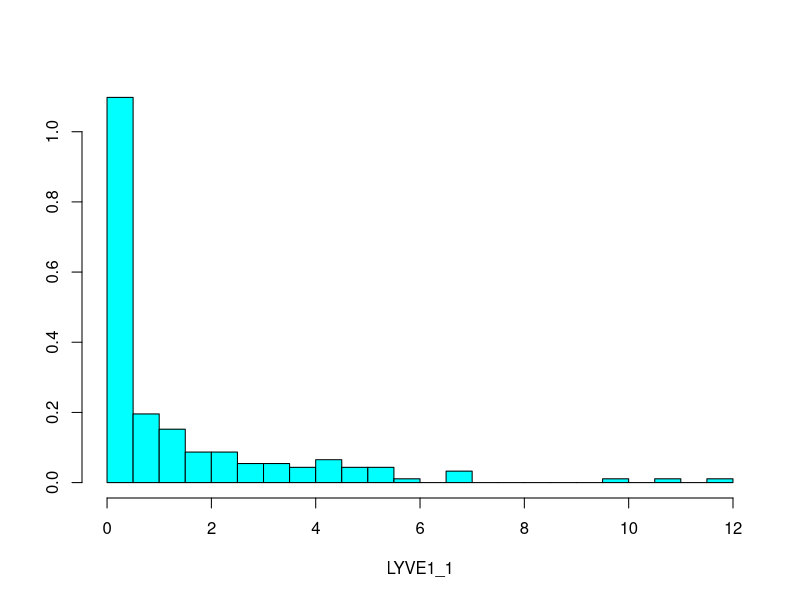
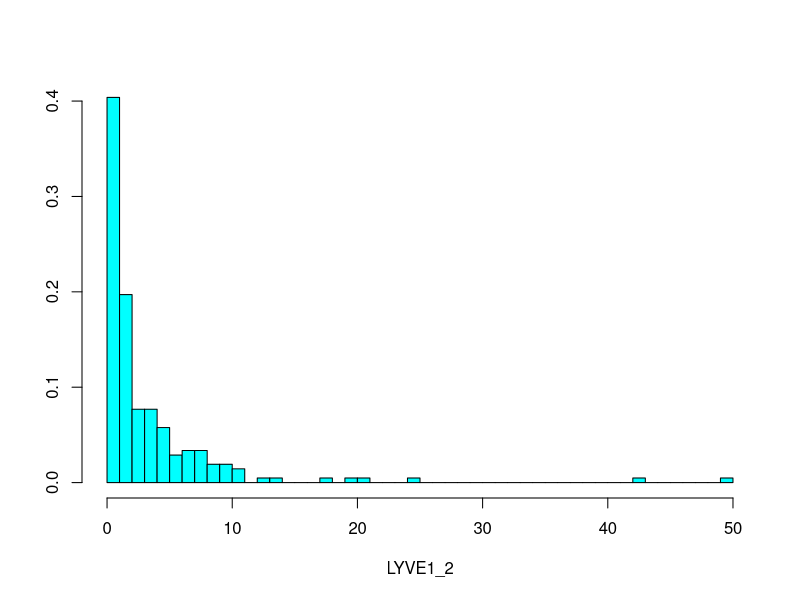
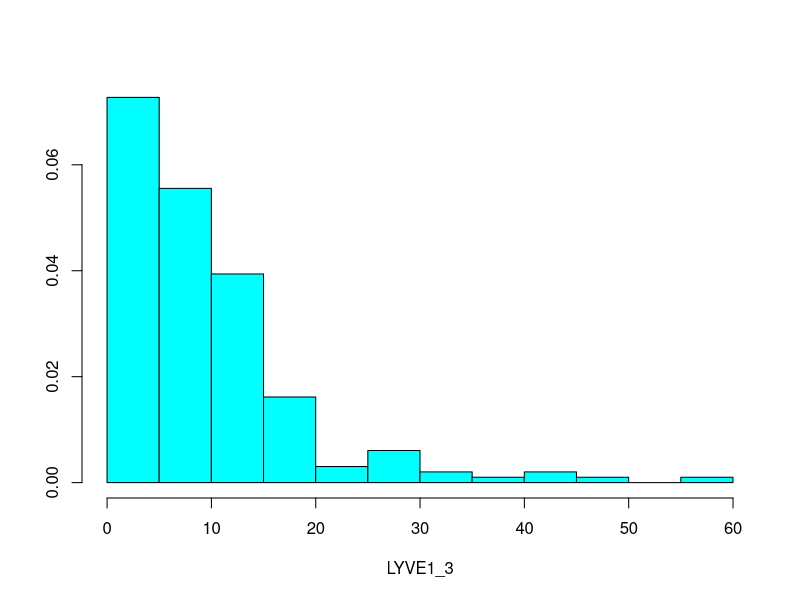
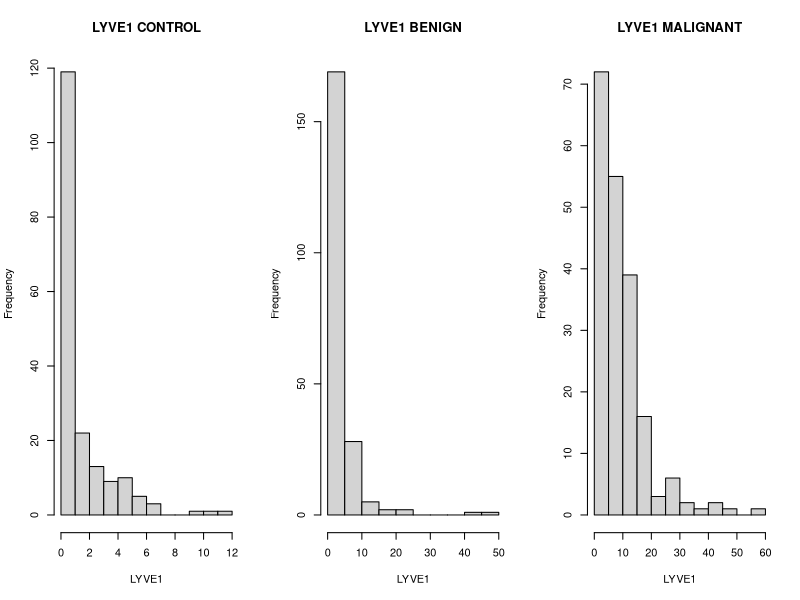
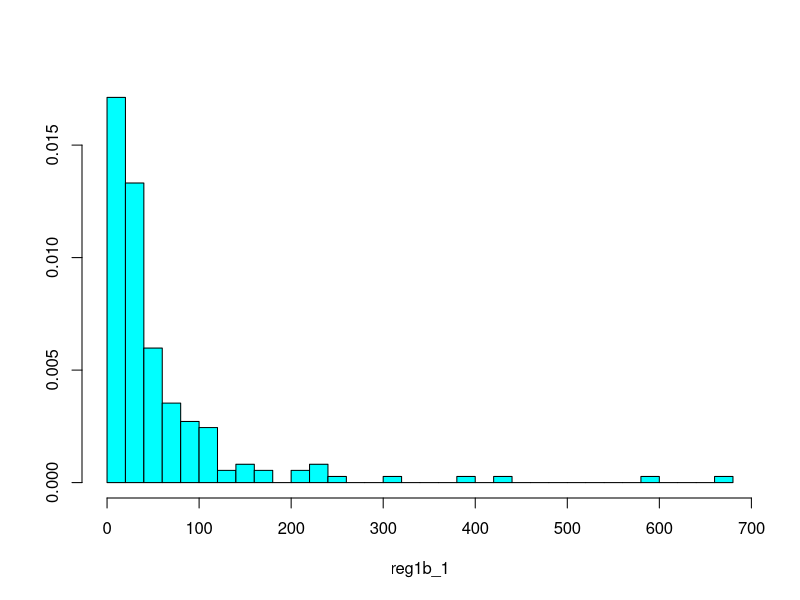
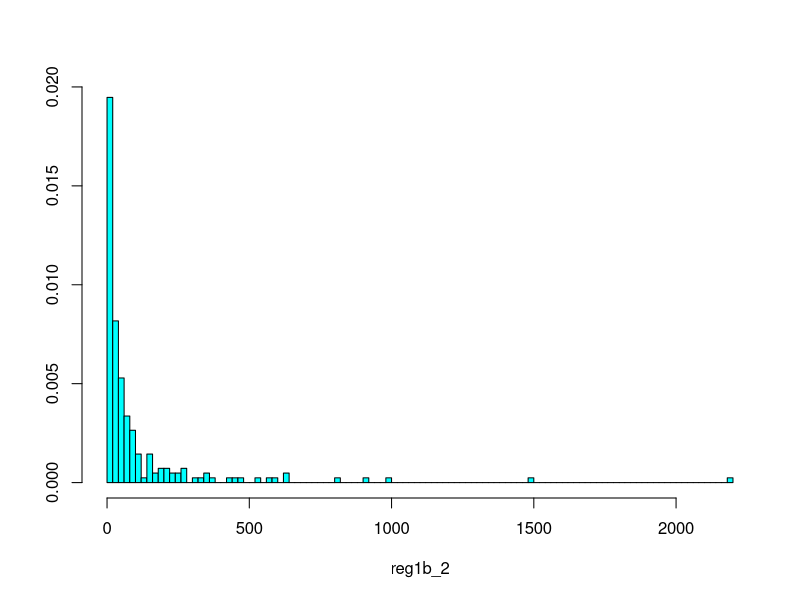
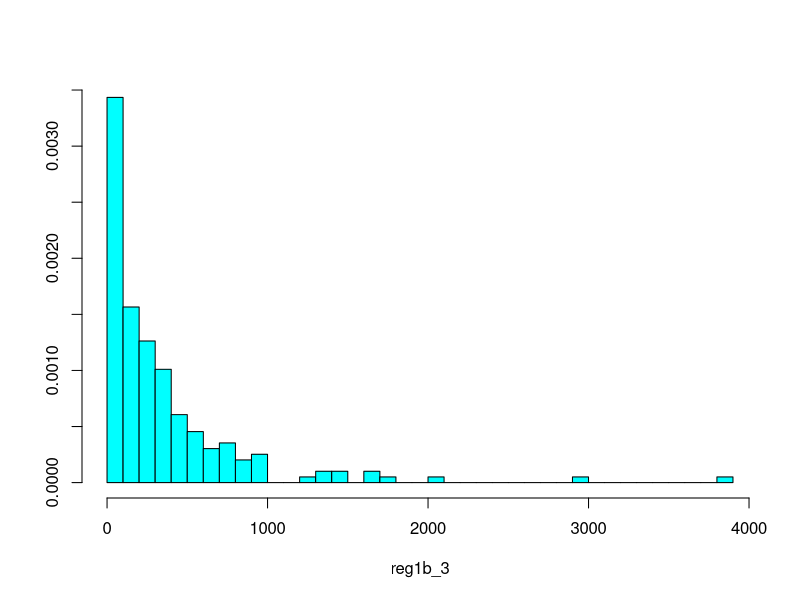
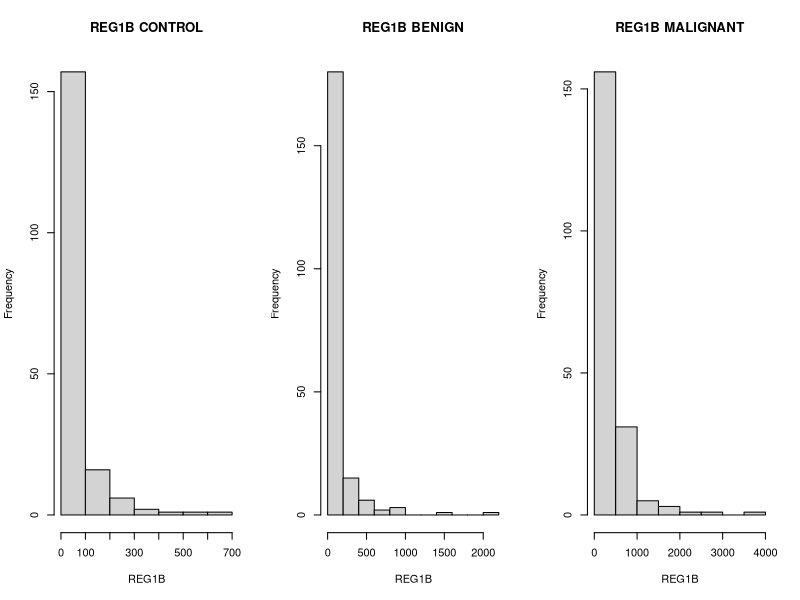

The R source for these figures, in order:
# Summarizing data and descriptive analysis
# For each of the 3 biomarkers: mean, median, quantiles, variance, standard deviation,range,interqaurtile range, histogram (dati numerici continui)
# questi calcoli vanno fatti per diagnosi
#Histogram da definire... 

##TROVATE I DATI GIA' NORMALIZZATI NELLE RISPETTIVE COLONNE FILE EXCEL
#La normalizzazione dei dati dei biomarcatori urinari per l'adenocarcinoma duttale pancreatico (PDAC) rispetto alla creatinina è un passaggio fondamentale per correggere la naturale variabilità della concentrazione delle urine tra i pazienti e nei diversi momenti della giornata. [1, 2]
#Senza questo processo, i test di screening o diagnosi precoce basati su pannelli urinari (come il noto pannello a tre biomarcatori LYVE1, REG1B e TFF1) produrrebbero falsi positivi o falsi negativi dovuti semplicemente a quanto il paziente ha bevuto. [1, 2])

options(scipen = 999)
#Ragazzi mi raccomando una volta che scrivete,usatae funzioni o quelloche volete COMMENTATE!!! il codice che avete fatto
#anche ragionamenti e step per arrivare alla funzione usata o altro (so che non ha senso per ora, ma è buona prassi)


#### Importing the dataset ####
###Download il file R dalla repository e inseriscilo nella tua cartella di lavoro
###In R, vai su SESSION > SET WORKING DIRECTORY > CHOOSE DIRECTORY > SELEZIONA LA TUA CARTELLA DI LAVORO 
###The following code should work anche per voi, basta che settate la vostra working directory come sopra :)

#install.packages("readxl")
#install.packages("dplyr")
library(dplyr)
library(readxl)

dataset = read_xlsx("dataset_stats.xlsx")[1:8] #dataset scremato (senza age e sex)
#this is the complete raw dataset (filtering from excel does not hold when you import the file)

##important to state we are dealing with NUMBERS
dataset$LYVE1 <- as.numeric(dataset$LYVE1)
dataset$creatinine <- as.numeric(dataset$creatinine)
dataset$REG1B <- as.numeric(dataset$REG1B)
dataset$TFF1 <- as.numeric(dataset$TFF1)


##Creating columns for normalised values
dataset$LYVE1_Norm <- dataset$LYVE1 / dataset$creatinine
dataset$REG1B_Norm <- dataset$REG1B / dataset$creatinine
dataset$TFF1_Norm <- dataset$TFF1 / dataset$creatinine

#check if there are NA values in the dataset (should be handled carefully)
anyNA(dataset) #FALSE, (luckily) there are no NAs in the dataset


#### EXPLORATIVE ANALYSIS ####

#### LYVE1 ####
# Description an analysis of: LYVE1

LYVE1_1 = dataset$LYVE1_Norm[dataset$diagnosis == 1]
LYVE1_2 = dataset$LYVE1_Norm[dataset$diagnosis == 2]
LYVE1_3 = dataset$LYVE1_Norm[dataset$diagnosis == 3]

summary(LYVE1_1)
summary(LYVE1_2)
summary(LYVE1_3)

# MEAN 
LYVE1_m1 = mean(LYVE1_1) # 1.298312 mean diagnosis 1
LYVE1_m2 = mean(LYVE1_2) # 3.211062 mean diagnosis 2
LYVE1_m3 = mean(LYVE1_3) # 9.488336 mean diagnosis 3

#MEDIAN
LYVE1_med1 = median(LYVE1_1) # 0.249782 median diagnosis 1
LYVE1_med2 = median(LYVE1_2) # 1.516199 median diagnosis 2
LYVE1_med3 = median(LYVE1_3) # 6.998147 median diagnosis 3

#QUANTILES
LYVE1_q1 = quantile(LYVE1_1) # quantiles diagnosis 1
LYVE1_q1
LYVE1_q2 = quantile(LYVE1_2) # quantiles diagnosis 2
LYVE1_q2
LYVE1_q3 = quantile(LYVE1_3) # quantiles diagnosis 3
LYVE1_q3

#VARIANCE
LYVE1_var1 = var(LYVE1_1) # 4.208431
LYVE1_var2 = var(LYVE1_2) # 32.360116
LYVE1_var3 = var(LYVE1_3) # 78.764954

#STANDARD DEVIATION 
LYVE1_sd1 = sd(LYVE1_1) # 2.051446 sd diagnosis 1
LYVE1_sd2 = sd(LYVE1_2) # 5.688595 sd diagnosis 2
LYVE1_sd3 = sd(LYVE1_3) # 8.874962 sd diagnosis 3

#INTERQUANTILE RANGE
LYVE1_iqr1 = IQR(LYVE1_1) # 1.720555 iqr diagnosis 1
LYVE1_iqr2 = IQR(LYVE1_2) # 3.592694 iqr diagnosis 2
LYVE1_iqr3 = IQR(LYVE1_3) # 9.532367 iqr diagnosis 3

#HISTOGRAMS
library(MASS)
truehist(LYVE1_1, nbins = "FD") 
truehist(LYVE1_2, nbins = "FD")
truehist(LYVE1_3, nbins = "FD")

par(mfrow = c(1,3))
hist(LYVE1_1, xlab = 'LYVE1', main = 'LYVE1 CONTROL')
hist(LYVE1_2, xlab = 'LYVE1', main = 'LYVE1 BENIGN')
hist(LYVE1_3, xlab = 'LYVE1', main = 'LYVE1 MALIGNANT')
dev.off()



#### REG1B ####
# Description an analysis of: REG1B
reg1b_1 = dataset$REG1B_Norm[dataset$diagnosis == 1] #reg1b normalised values for DIAGNOSIS 1
reg1b_2 = dataset$REG1B_Norm[dataset$diagnosis == 2] #reg1b normalised values for DIAGNOSIS 2
reg1b_3 = dataset$REG1B_Norm[dataset$diagnosis == 3] #reg1b normalised values for DIAGNOSIS 3

summary (reg1b_1)
summary (reg1b_2)
summary (reg1b_3)

# MEAN 
reg1b_m1 = mean (reg1b_1) #58.20542 mean DIAGNOSIS 1
reg1b_m2 = mean (reg1b_2) #106.6098 mean DIAGNOSIS 2
reg1b_m3 = mean (reg1b_3) #347.027 mean DIAGNOSIS 3

#MEDIAN
reg1b_med1 = median (reg1b_1) #28.82848 median DIAGNOSIS 1
reg1b_med2 = median (reg1b_2) #34.59517 median DIAGNOSIS 2
reg1b_med3 = median (reg1b_3) #199.3209 median DIAGNOSIS 3

#QUANTILES
reg1b_q1 = quantile(reg1b_1) #quantiles DIAGNOSIS 1
reg1b_q1
reg1b_q2 = quantile(reg1b_2) #quantiles DIAGNOSIS 2
reg1b_q2
reg1b_q3 = quantile (reg1b_3) #quantiles DIAGNOSIS 3
reg1b_q3

#VARIANCE
reg1b_var1 = var(reg1b_1) #7822.783 variance DIAGNOSIS 1
reg1b_var2 = var(reg1b_2) #54634.88 variance DIAGNOSIS 2
reg1b_var3 = var(reg1b_3) #231549 variance DIAGNOSIS 3

#STANDARD DEVIATION 
reg1b_sd1 = sqrt(reg1b_var1) #notice: it is THE SAME as sd(reg1b_1) #88.4465 SD DIAGNOSIS 1
reg1b_sd2 = sqrt(reg1b_var2) #233.741 SD DIAGNOSIS 2
reg1b_sd3 = sqrt(reg1b_var3) #481.1954 SD DIAGNOSIS 3

#INTERQUANTILE RANGE
reg1b_iqr1 = IQR(reg1b_1) #55.63396 IQR DIAGNOSIS 1
reg1b_iqr2 = IQR(reg1b_2) #79.95126 IQR DIAGNOSIS 2
reg1b_iqr3 = IQR(reg1b_3) #372.642 IQR DIAGNOSIS 3

#HISTOGRAMS
library(MASS)
truehist(reg1b_1, nbins = "FD") #FD sta per Freedman-Diaconis, una regola per scegliere automaticamente la larghezza delle barre (bin width) di un istogramma.
truehist(reg1b_2, nbins = "FD")
truehist(reg1b_3, nbins = "FD")

par(mfrow = c(1,3))
hist(reg1b_1, xlab = 'REG1B', main = 'REG1B CONTROL')

hist(reg1b_2, xlab = 'REG1B', main = 'REG1B BENIGN')
hist(reg1b_3, xlab = 'REG1B', main = 'REG1B MALIGNANT')
dev.off()


#### TFF1 ####
# Description an analysis of: TFF1
TFF1_1 = dataset$TFF1_Norm[dataset$diagnosis == 1]
TFF1_2 = dataset$TFF1_Norm[dataset$diagnosis == 2]
TFF1_3 = dataset$TFF1_Norm[dataset$diagnosis == 3]

summary(TFF1_1)
summary(TFF1_2)
summary(TFF1_3)

# MEAN 
TFF1_m1 = mean(TFF1_1) # 171.48 mean diagnosis 1
TFF1_m2 = mean(TFF1_2) # 575.388 mean diagnosis 2
TFF1_m3 = mean(TFF1_3) # 1620.886 mean diagnosis 3

#MEDIAN
TFF1_med1 = median(TFF1_1) # 102.145 median diagnosis 1
TFF1_med2 = median(TFF1_2) # 312.34 median diagnosis 2
TFF1_med3 = median(TFF1_3) # 1001.937 median diagnosis 3

#QUANTILES
TFF1_q1 = quantile(TFF1_1) # quantiles diagnosis 1
TFF1_q1
TFF1_q2 = quantile(TFF1_2) # quantiles diagnosis 2
TFF1_q2
TFF1_q3 = quantile(TFF1_3) # quantiles diagnosis 3
TFF1_q3

#VARIANCE
TFF1_var1 = var(TFF1_1) # 51444.451
TFF1_var2 = var(TFF1_2) # 680287.305
TFF1_var3 = var(TFF1_3) # 5027436.525

#STANDARD DEVIATION 
TFF1_sd1 = sd(TFF1_1) # 226.813 sd diagnosis 1
TFF1_sd2 = sd(TFF1_2) # 824.795 sd diagnosis 2
TFF1_sd3 = sd(TFF1_3) # 2242.194 sd diagnosis 3

#INTERQUANTILE RANGE
TFF1_iqr1 = IQR(TFF1_1) # 222.1916 iqr diagnosis 1
TFF1_iqr2 = IQR(TFF1_2) # 545.581 iqr diagnosis 2
TFF1_iqr3 = IQR(TFF1_3) # 1710.734 iqr diagnosis 3

#HISTOGRAMS
library(MASS)
truehist(TFF1_1, nbins = "FD") 
truehist(TFF1_2, nbins = "FD")
truehist(TFF1_3, nbins = "FD")

par(mfrow = c(1,3))
hist(TFF1_1, xlab = 'TFF1', main = 'TFF1 CONTROL')
hist(TFF1_2, xlab = 'TFF1', main = 'TFF1 BENIGN')
hist(TFF1_3, xlab = 'TFF1', main = 'TFF1 MALIGNANT')
dev.off()

#### SCATTERPLOTS, VARIANCE AND COVARIANCE PAIRWISE ####

par(mfrow = c(1,3))
# LYVE1 vs REG1B
plot(LYVE1_1, reg1b_1,
     xlab = "LYVE1", ylab = "REG1B",
     main = "CONTROL")

cor(LYVE1_1, reg1b_1) # -0.01548522
cov(LYVE1_1, reg1b_1) # -2.820755
# LYVE1 vs TFF1
plot(LYVE1_1, TFF1_1,
     xlab = "LYVE1", ylab = "TFF1",
     main = "CONTROL")

cor(LYVE1_1, TFF1_1) # 0.4644655
cov(LYVE1_1, TFF1_1) # 216.5927
# REG1B vs TFF1
plot(reg1b_1, TFF1_1,
     xlab = "REG1B", ylab = "TFF1",
     main = "CONTROL")

cor(reg1b_1, TFF1_1) # 0.1355866
cov(reg1b_1, TFF1_1) # 2724.664

####################

#la prossima come idea per matrice di scatterplot con regressione lineare
#la metto tutta come commento per ora (file esempio caricato come )

# pairs(dataset[dataset$diagnosis == 1,
#               c("LYVE1_Norm", "REG1B_Norm", "TFF1_Norm")],
#       panel = function(x, y, ...) {
#         points(x, y)
#         
#         # Calcolo della regressione lineare
#         modello = lm(y ~ x)
#         
#         # Disegno della retta
#         abline(modello, col = "red")
#         
#         # Intercetta e pendenza
#         a = coef(modello)[1]
#         b = coef(modello)[2]
#         
#         # Equazione con 6 cifre significative
#         legend("topright",
#                legend = sprintf("y = %.6g %+.6g x", a, b),
#                bty = "o", cex = 0.9)
#       },
#       main = "CONTROL")

#####################


#SCATTERPLOT (PAIRWISE) #confronto nello stesso gruppo due marcatori diversi

#stessa cosa per Correlazione e Covarianza
